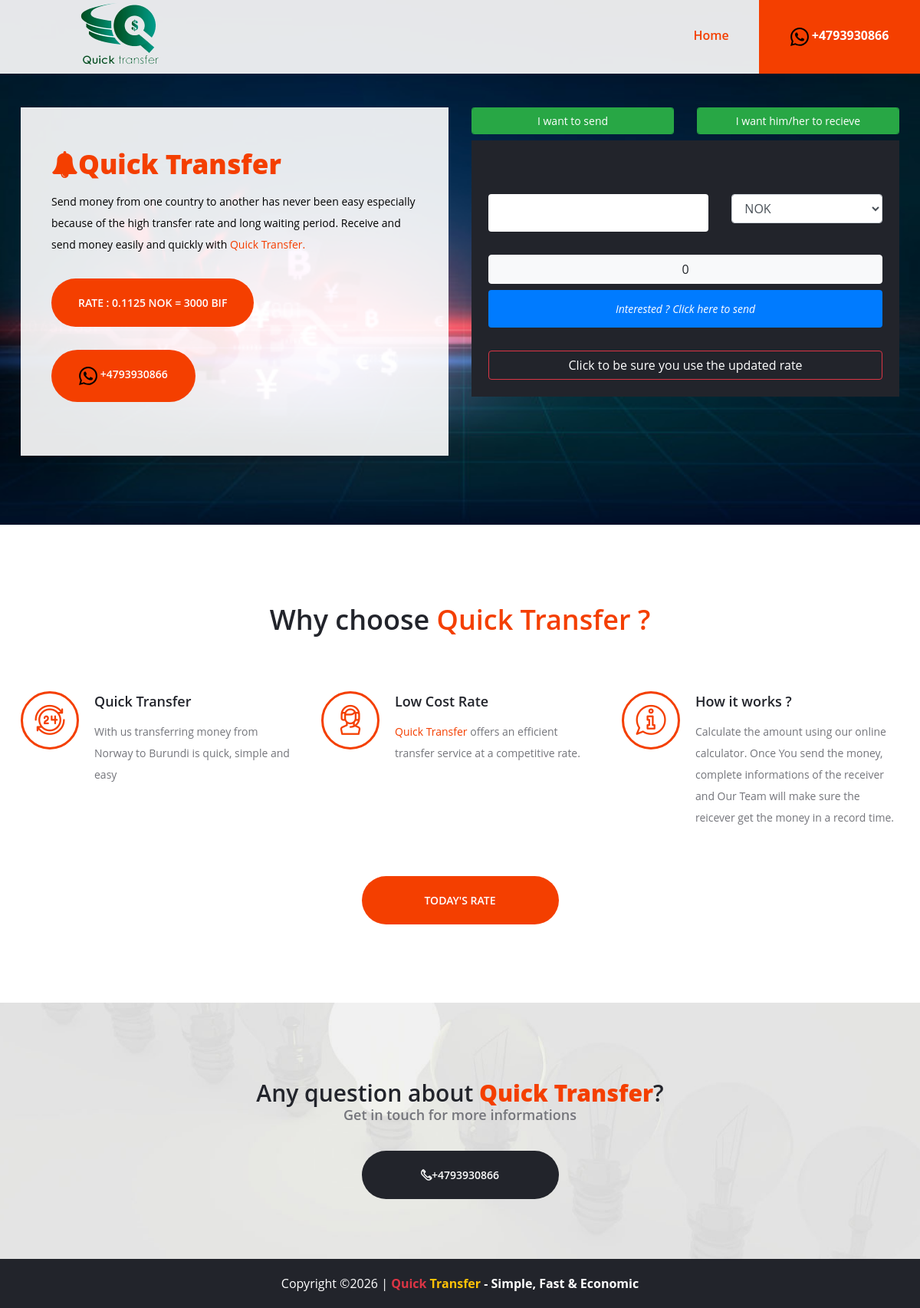
Page /converter/ on the earlier database version.
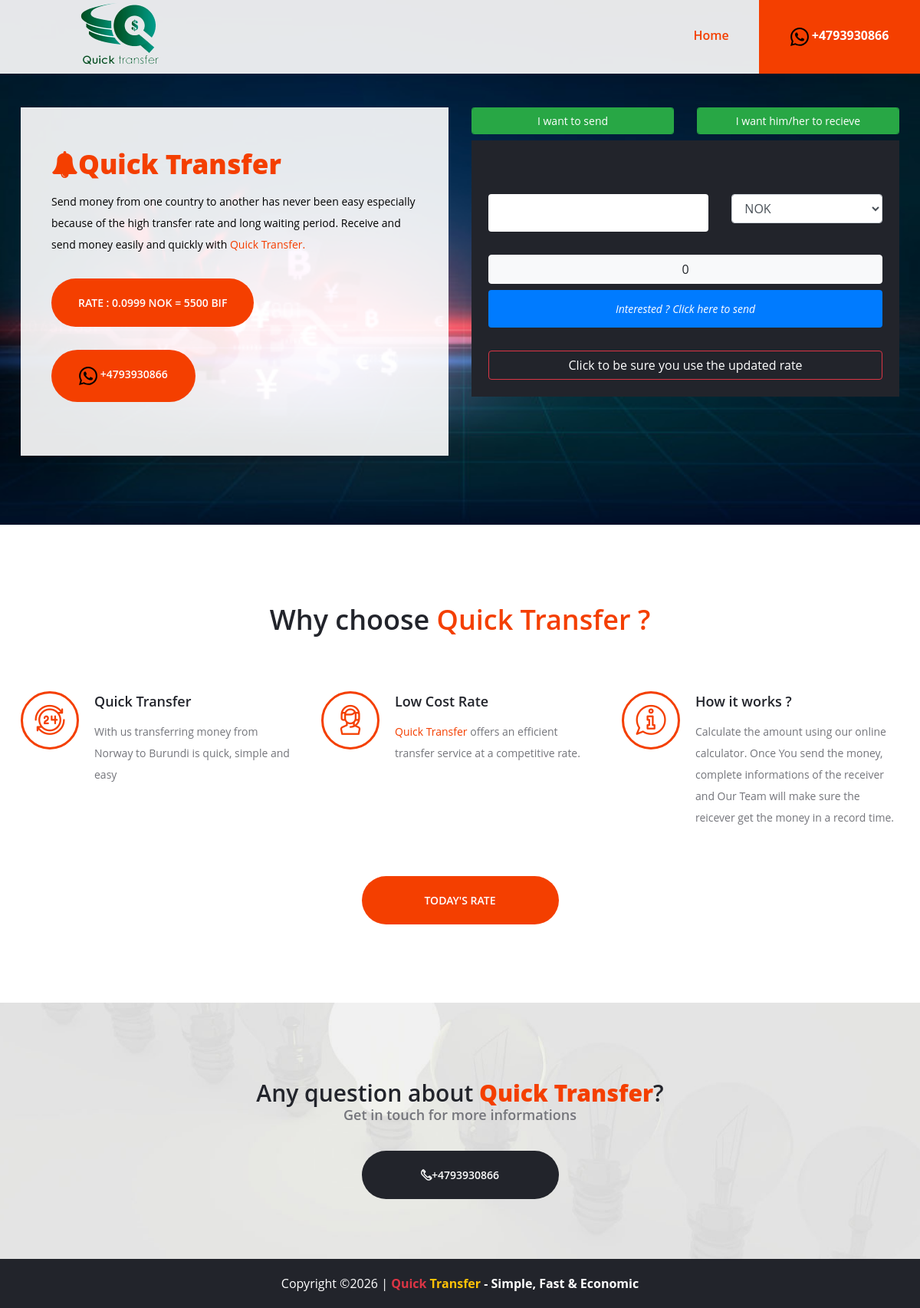
Same page on the later database version.
### currencyConverter/models.py (models this page shows, shortened)
class Country(models.Model):
	id=models.BigAutoField(primary_key=True)
	name = models.CharField(max_length=20)
	currency = models.CharField(max_length=20)
	usd_value = models.CharField(max_length=20)

### currencyConverter/views.py (the view)
# urls.py: path('', views.index, name='home'),
def index(request):
	global amount_
	template_name='index.html'
	form = ConversionForm(request.POST)
	sender = Country.objects.get(name="Norvege")
	reciever = Country.objects.get(name="Burundi")
	rc_value = reciever.usd_value.split('/')[1]
	if "send" in request.POST:
		amount = float(request.POST.get('inputsend'))
		data = {'country_from': sender.usd_value, 'country_to': reciever.usd_value, 'amount': amount}
		request.session['first_form'] = data
		amount_ = float(request.POST.get('inputsend'))
		return redirect(step1)
	if "recieve" in request.POST:
		amount = float(request.POST.get('inputrecieve'))
		data = {'country_from': reciever.usd_value, 'country_to': sender.usd_value, 'amount': amount}
		request.session['first_form'] = data
		amount_ = float(request.POST.get('inputrecieve'))
		return redirect(step1)
	return render(request, template_name, locals())

### currencyConverter/forms.py
class ConversionForm(forms.Form):
	def __init__(self, *args, **kwargs):
		super(ConversionForm, self).__init__(*args, **kwargs)
		countries = Country.objects.all()
		countries = [(i.usd_value, i.name +' ('+ i.currency + ')') for i in countries]
		self.fields['country_from'] = forms.ChoiceField(
	        widget = forms.Select(attrs = {'class': 'form-control'}),
	        label = 'De la devise', choices = countries)
		self.fields['country_to'] = forms.ChoiceField(
	        widget = forms.Select(attrs = {'class': 'form-control'}),
	        label = 'A la devise', choices = countries)
		self.fields['amount'] = forms.FloatField(widget=forms.NumberInput(
			attrs={'placeholder':'Montant ','class':'form-control'}),
		label='Montant')

### currencyConverter/templates/index.html (shortened to what the changed rows need)
{% load static %}
<!DOCTYPE html>
<html lang="zxx">
<head>
	<link rel="stylesheet" href=" {% static 'css/bootstrap.min.css' %} "/>
	<link rel="stylesheet" href=" {% static 'css/font-awesome.min.css' %} "/>
	<link rel="stylesheet" href=" {% static 'css/owl.carousel.min.css' %} "/>
	<link rel="stylesheet" href=" {% static 'css/flaticon.css' %} "/>
	<link rel="stylesheet" href=" {% static 'css/slicknav.min.css' %} "/>
	<link rel="stylesheet" href=" {% static 'css/style.css' %} "/>
</head>
<body>
	{% block content %}
		<section class="hero-section" id="tarrif">
		<div class="container">
			<div class="row">
				{% block aside %}
				<div class="col-lg-6">
					<div class="hs-text">
						<h2><strong><i class="fa fa-bell"></i>Quick Transfer</strong></h2>
						<p>
						  <button class="site-btn" type="button" >Rate : {{sender.usd_value}} {{sender.currency}} = {{rc_value}} {{reciever.currency}}</button>
						</p>
					</div>
				</div>
				{% endblock aside %}
				{% block convert %}
				<div class="col-lg-6">
					<form  class="hero-form " method="post" action="." id="wantSendDiv">
						<div class=" mt-5"  >
							<div class="row ">
							    <div class="col col-sm-5">
							          <select class="form-control" name="outputsend" id="fromToSender">
								        <option value="{{ sender.usd_value }}|{{ reciever.usd_value }}">{{ sender.currency }}</option>
								      </select>
							    </div>
							</div>
						</div>
					</form>
				</div>
				{% endblock convert %}
			</div>
		</div>
	</section>
	{% endblock content %}
	{% block why_us %}
	<section class="why-section spad">
		<div class="container">
			<div class="text-center mb-5 pb-4">
				<h2>Why choose <span class="color-primary">Quick Transfer ?</span></h2>
			</div>
		</div>
	</section>
{% endblock why_us %}
	</body>
</html>

Differences in the rows shown:
changed Country "NOK": usd_value "0.1125" → "0.0999"
Other differences:
{{ rc_value }}: "3000" → "5500"
